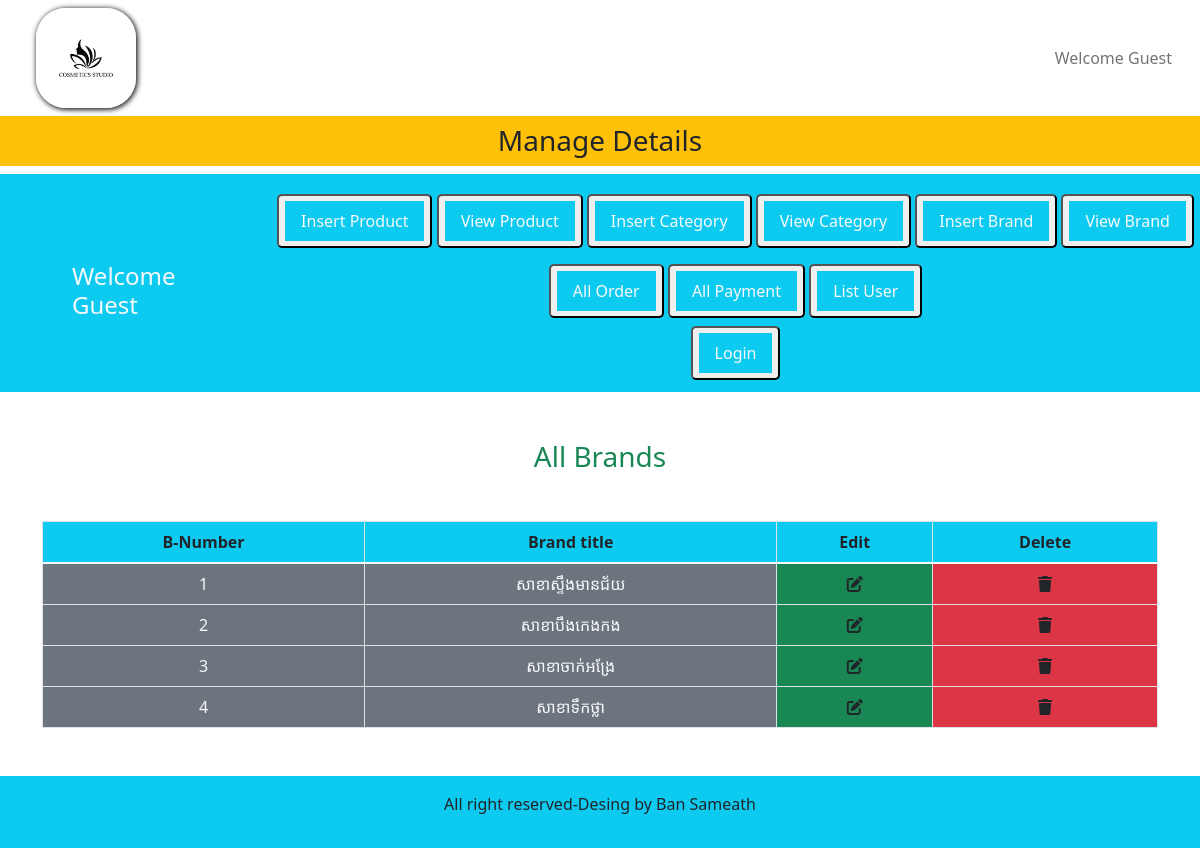
The app's page /admin_area/index.php?view_brands with its own data.
### tables this page shows
CREATE TABLE `brand` (
  `brand_id` int(11) NOT NULL,
  `brand_title` varchar(100) NOT NULL
);

### admin_area/view_brands.php (the view, shortened to what this page needs)
<h3 class="text-center text-success">All Brands</h3>
<table class="table table-bordered mt-5">
    <thead class="bg-info">
        <tr class="text-center">
            <th>B-Number</th>
            <th>Brand title</th>
            <th>Edit</th>
            <th>Delete</th>
        </tr>
    </thead>
    <tbody class="bg-secondary text-light">
        <?php
            $select_cat="Select * from `brand`";
            $result=mysqli_query($con,$select_cat);
            $number=0;
            while($row=mysqli_fetch_assoc($result)){
                $brand_id=$row['brand_id'];
                $brand_title=$row['brand_title'];
                $number++;
        ?>
        <tr class="text-center">
            <td> <?php echo $number ?>  </td>
            <td> <?php echo $brand_title ?></td>
            <td class="bg-success"><a href='index.php?edit_brand=<?php echo $brand_id ?>' class='text-dark'><i class='fa-solid fa-pen-to-square'></i></a></td>
            <td class=" bg-danger"><a href='index.php?delete_brand=<?php echo $brand_id ?>' class='text-dark' type="button" data-toggle="modal" data-target="#exampleModal"><i class='fa-solid fa-trash'></i></a></td>
        </tr>
        <?php
            }
        ?>
    </tbody>
</table>

### records on screen
brand: brand_title "សាខាស្ទឹងមានជ័យ"
brand: brand_title "សាខាបឹងកេងកង"
brand: brand_title "សាខាចាក់អង្រែ"
brand: brand_title "សាខាទឹកថ្លា"
